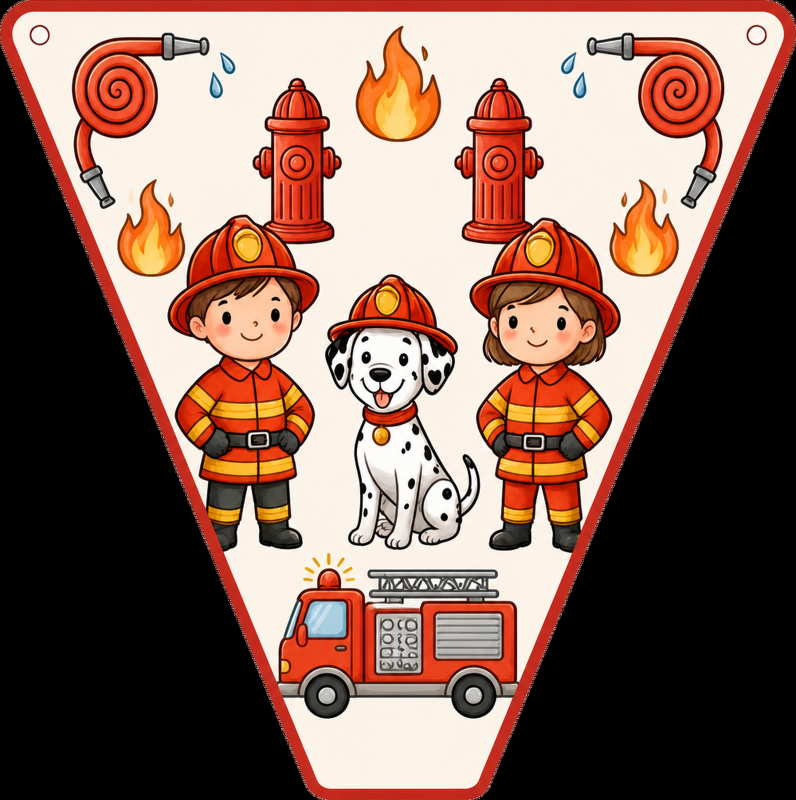
#> input picture temas/bomberos/extras/banderin.png, 2388 x 2400 px (shown at 1/3 size)
$ python -i generador.py   (imports and definitions only)
#> lines starting #> are read from the running program, lines starting #| are printed output that depends on the picture
### temas.py
#!/usr/bin/env python3
"""Carga de temáticas desde disco (temas/<id>/tema.json).
Convierte la config en specs que entiende el motor (generador.render)."""
import os, json, copy

BASEDIR = os.path.dirname(os.path.abspath(__file__))
TEMAS_DIR = os.path.join(BASEDIR, "temas")
CREAM = (244, 239, 230)

# [21 lines left out: functions _hex_to_rgb, list_temas, not called in this run]

# Extras que llevan texto personalizable (editable con el editor). Se inyectan como spec
# (campo "nombre" + layout_file) para reusar el editor genérico. Posición por defecto; el
# admin la ajusta y se guarda en temas/<tema>/layouts/<pieza>.json. El nombre del cliente
# se completa al customizar (tpl con {nombre}).
_EXTRAS_TEXTO = {
    "afiche":                  {"tpl": "FELIZ CUMPLE {nombre}",   "x": 0.5, "y": 0.86, "size": 120, "maxw": 0.58, "bg": "extras/afiche_{edad}.png",              "size_px": [1536, 2176]},
    "banderin":                {"tpl": "¡FELIZ CUMPLE {nombre}!", "x": 0.5, "y": 0.50, "size": 150, "maxw": 0.70, "bg": "extras/banderin.png",                   "size_px": [1024, 1024]},
    "cajita_sorpresa":         {"tpl": "FELIZ CUMPLE {nombre}",   "x": 0.5, "y": 0.50, "size": 130, "maxw": 0.70, "bg": "extras/cajita_sorpresa_{edad}.png",      "size_px": [1024, 1024]},
    "decoracion_sorbetes":     {"tpl": "{nombre}",                 "x": 0.5, "y": 0.50, "size": 130, "maxw": 0.55, "bg": "extras/decoracion_sorbetes_{edad}.png", "size_px": [1024, 1024]},
    # la tarjeta de agradecimiento lleva 3 líneas de texto apiladas (Pablo 9-jul-2026)
    "tarjetas_agradecimiento": {"bg": "extras/tarjetas_agradecimiento.png", "size_px": [1536, 2176],
        "campos": [
            # Las tres líneas vienen COMPLETAS por defecto, con el nombre del cliente en la
            # última. Antes las dos de abajo llegaban vacías, y el resultado era que la misma
            # pieza salía distinta según el tema: los nueve que tenían layout propio decían
            # "al cumple de <nombre>" y los otros tres sólo "¡Gracias por venir!" — la mitad
            # de la tarjeta en blanco, sin que eso lo hubiera decidido nadie.
            {"id": "texto1", "tpl": "¡Gracias por venir!", "x": 0.5, "y": 0.34, "size": 110, "maxw": 0.82},
            {"id": "texto2", "tpl": "al cumple de",         "x": 0.5, "y": 0.50, "size": 88,  "maxw": 0.82},
            {"id": "texto3", "tpl": "{nombre}",             "x": 0.5, "y": 0.64, "size": 88,  "maxw": 0.82},
        ]},
}

# [24 lines left out: function _inyectar_specs_texto, not called in this run]

def cargar_tema(tema_id):
    tdir = os.path.join(TEMAS_DIR, tema_id)
    cfg = json.load(open(os.path.join(tdir, "tema.json"), encoding="utf-8"))
    specs = {}
    for pieza, p in cfg.get("piezas", {}).items():
        spec = copy.deepcopy(p)
        spec["_dir"] = tdir
        spec.setdefault("bg", CREAM)
        spec["art"] = spec.get("art", [])
        for f in spec.get("text", []):
            if "color" in f:
                f["color"] = _hex_to_rgb(f["color"])
        specs[pieza] = spec
    _inyectar_specs_texto(specs, tdir)   # extras con texto editable
    return {"id": tema_id, "nombre": cfg.get("nombre", tema_id),
            "edades": cfg.get("edades", [1, 2, 3]), "specs": specs}

def existe(tema_id):
    return os.path.isfile(os.path.join(TEMAS_DIR, tema_id, "tema.json"))

### generador.py
#!/usr/bin/env python3
"""
Motor de personalizacion — Kit Safari "Un Anito Salvaje" (CT3D)
---------------------------------------------------------------
Toma una PLANTILLA (mapa de capas de arte + campos de texto con coordenadas)
y los DATOS del cliente, y produce la pieza personalizada lista para imprimir.

- Render server-side con Pillow (calidad imprenta 300 DPI).
- El mismo SPEC (coordenadas en fracciones) lo va a reusar el preview en vivo
  del front-end, asi la posicion en pantalla y en el PDF coinciden exacto.

Uso:
    python3 generador.py            # render de ejemplo (datos demo)
"""
import os, copy, json, re
from PIL import Image, ImageDraw, ImageFont

BASEDIR = os.path.dirname(os.path.abspath(__file__))
ASSETS = "/root/ct3d-personalizador/recortes"   # arte ya recortado (fondo limpio)
FONTS  = "/root/ct3d-personalizador/fonts"
OUT    = "/root/ct3d-personalizador/salida"

# ---- Paleta de marca ----
CREAM = (244, 239, 230)
BROWN = (111, 78, 55)
TERRA = (200, 103, 78)
OLIVE = (107, 122, 79)

DPI = 300
# 5 x 7 pulgadas a 300 DPI
W, H = 1500, 2100

# ----------------------------------------------------------------------------
# Las piezas (specs) se cargan desde la TEMÁTICA por defecto (temas/<id>/tema.json):
# cada spec trae sus campos de texto, su imagen de fondo por edad y su layout.
# El motor es genérico; la temática vive en disco (multi-temática).
# ----------------------------------------------------------------------------
import temas
import idioma
TEMA_DEFAULT = "safari"
# [1 line that did not run here, left out]
# [1 line that did not run here, left out]
# [1 line that did not run here, left out]
# [1 line that did not run here, left out]

# cache de specs por temática (la default ya está cargada)
# [1 line that did not run here, left out]
# [10 lines left out: function specs_de, not called in this run]

# ---- helpers de imagen ----
def crop_alpha(im):
    bb = im.getbbox()
    return im.crop(bb) if bb else im

# [11 lines left out: function place, not called in this run]

# ---- helpers de fuente ----
_font_cache = {}
# Poppins es estática: el grosor se logra cambiando de archivo
_POPPINS = {400: "Poppins-Regular.ttf", 500: "Poppins-Medium.ttf",
            600: "Poppins-SemiBold.ttf", 700: "Poppins-Bold.ttf"}

# Catálogo de tipografías que el cliente puede elegir (mini-editor). Cada entrada
# existe como .ttf en FONTS y se carga igual en el canvas (CSS family) y en
# Pillow (file). `kind`: display = títulos/nombre, body = datos.
FONTS_CATALOG = [
    {"file": "DancingScript-VF.ttf", "family": "DancingScript", "label": "Manuscrita", "kind": "display"},
    {"file": "Pacifico-Regular.ttf", "family": "Pacifico",      "label": "Cursiva",    "kind": "display"},
    {"file": "Fredoka-VF.ttf",       "family": "Fredoka",       "label": "Redondeada", "kind": "display"},
    {"file": "Baloo2-VF.ttf",        "family": "Baloo2",        "label": "Globo",      "kind": "display"},
    {"file": "Poppins-Medium.ttf",   "family": "Poppins",       "label": "Limpia",     "kind": "body"},
    {"file": "Nunito-VF.ttf",        "family": "Nunito",        "label": "Suave",      "kind": "body"},
    {"file": "LuckiestGuy.ttf",      "family": "LuckiestGuy",   "label": "Cartel",     "kind": "display"},
    {"file": "BreeSerif-Regular.ttf","family": "BreeSerif",     "label": "Cuento",     "kind": "display"},
    {"file": "Rye-Regular.ttf",      "family": "Rye",          "label": "Circo",      "kind": "display"},
    {"file": "Quicksand-VF.ttf",     "family": "Quicksand",    "label": "Redonda",    "kind": "body"},
    {"file": "Bungee-Regular.ttf",   "family": "Bungee",       "label": "Obra",       "kind": "display"},
    {"file": "Montserrat-VF.ttf",    "family": "Montserrat",   "label": "Moderna",    "kind": "body"},
    {"file": "Bangers-Regular.ttf",  "family": "Bangers",      "label": "Comic",      "kind": "display"},
]
_FONT_FILES = {f["file"] for f in FONTS_CATALOG}
_FILE_TO_FAMILY = {f["file"]: f["family"] for f in FONTS_CATALOG}

# [83 lines left out: functions _resolve_font_file, get_font, fit_font, draw_icon, not called in this run]

_ICON_KINDS = {"calendar", "calendar2", "clock", "clock2", "pin", "pin2"}
# catálogo para el editor del cliente (qué iconos ofrecer por dato)
ICONS_CATALOG = [
    {"kind": "calendar",  "para": "fecha", "label": "Calendario"},
    {"kind": "calendar2", "para": "fecha", "label": "Día"},
    {"kind": "clock",     "para": "hora",  "label": "Reloj"},
    {"kind": "clock2",    "para": "hora",  "label": "Despertador"},
    {"kind": "pin",       "para": "lugar", "label": "Ubicación"},
    {"kind": "pin2",      "para": "lugar", "label": "Casita"},
]
# [6 lines left out: function _hex_rgb, not called in this run]

class _SinDato(dict):
    """Un dict que, para la clave que no tiene, devuelve "" en vez de romper.

    Existe porque `"{fecha}".format(**data)` lanza `KeyError` cuando el dato no vino, y eso
    **tira la pieza entera**: no sale la invitación, no sale el kit. Se vio el 11-ago-2026
    generando el kit de safari con los mismos datos de muestra que usa el panel
    (`{"nombre", "edad", "anyo"}` — sin `fecha`): 13 piezas salieron y la invitación murió con
    `'fecha'`. O sea que la vista previa de la invitación en el dash venía rota por esto.

    Un campo sin dato tiene que salir VACÍO, no llevarse la pieza puesta: el resto del texto
    —el título, el nombre, la decoración— sigue siendo correcto y útil."""

    def __missing__(self, k):
        return ""


# [17 lines left out: function _field_text, not called in this run]

_CREAM = (248, 245, 239)
def _hex2rgb(c):
    c = str(c).lstrip("#")
    return tuple(int(c[i:i+2], 16) for i in (0, 2, 4))

# [71 lines left out: functions draw_slime, _leaf, draw_woodsign, _star, draw_circoplaca, not called in this run]

def _bolt(draw, x, y, r, color="#888888", dark="#2F2F2F"):
    draw.ellipse([x-r, y-r, x+r, y+r], fill=color, outline=dark, width=max(2, int(r*0.28)))
    draw.line([x-r*0.5, y, x+r*0.5, y], fill=dark, width=max(2, int(r*0.28)))   # ranura

# [38 lines left out: functions draw_obrasign, draw_splatter, _draw_multicolor, not called in this run]

def _bolt_shape(cx, cy, s):
    pts = [(0.18,-1.0),(-0.38,0.08),(0.02,0.08),(-0.28,1.0),(0.4,-0.12),(0.0,-0.12),(0.28,-1.0)]
    return [(cx+px*s, cy+py*s) for px,py in pts]

# [16 lines left out: function draw_heroshield, not called in this run]

# Decoraciones temáticas detrás del nombre (marco): el cliente las puede apagar
# desde el editor (override "marco": false) y se quitan todas de ese campo.
DECOR_KEYS = ("slime", "woodsign", "circoplaca", "obrasign", "heroshield",
              "splatter", "band")


# [124 lines left out: functions draw_text, draw_icon_group, _layout_path, _campo_nuevo, not called in this run]


# Piezas que NO llevan texto personalizado por default: el cliente no las edita y en el
# editor admin aparecen con "no corresponde" tildado. Pablo puede destildarlo por tema
# (al guardar queda la decisión explícita en el layout y ese default deja de aplicar).
_NO_CORRESPONDE_DEFAULT = {"banderin", "cajita_sorpresa", "decoracion_sorbetes"}

# [89 lines left out: functions _effective_texts, _safe_edad, bg_path_for, not called in this run]

def layout_file_path(pieza, tema=TEMA_DEFAULT):
    return _layout_path(specs_de(tema).get(pieza, SPEC))

# [34 lines left out: function layout_para_editor, not called in this run]

# ---- render principal ----
def render(data, spec=None):
    spec = spec or SPEC
    scale = spec.get("render_scale", 1.0)   # renderiza a mayor resolución sin cambiar el layout
    W, H = int(spec["size"][0] * scale), int(spec["size"][1] * scale)
    if spec.get("bgimage"):
        bdir = spec.get("_dir", BASEDIR)
        p = spec["bgimage"]
        if "{edad}" in p:                       # fondo según la edad elegida
            edad = _safe_edad(data.get("edad", "1"))
            cand = p.format(edad=edad)
            full = cand if os.path.isabs(cand) else os.path.join(bdir, cand)
            p = cand if os.path.exists(full) else p.format(edad="1")  # fallback a 1
        if not os.path.isabs(p):
            p = os.path.join(bdir, p)
        base = Image.open(p).convert("RGBA")
        if base.size != (W, H):
            base = base.resize((W, H), Image.LANCZOS)
    else:
        base = Image.new("RGBA", (W, H), spec["bg"] + (255,))
    for layer in spec["art"]:
        im = Image.open(os.path.join(ASSETS, layer["file"]))
        place(base, im, layer["anchor"], layer["x"], layer["y"], layer["w"], W, H)
    draw = ImageDraw.Draw(base)
    texts = _effective_texts(spec, edad=data.get("edad"))
    # campo que "adopta" la posición/config de otro cuando ese otro está vacío
    byid = {f["id"]: f for f in texts}
    for f in texts:
        src = f.get("adopts_if_empty")
        if src and src in byid and not str(data.get(src, "")).strip():
            for k in ("x", "y", "size", "maxw", "wght", "anchor"):
                if k in byid[src]:
                    f[k] = byid[src][k]
    # overrides del cliente (mini-editor):
    #   data["_over"][campo] = {x,y,size,maxw,wght,font,color,icon,hidden,text}
    # se mezclan sobre tu layout. La tipografía/iconos se validan contra el catálogo.
    over = data.get("_over") or {}
    if over:
        for f in texts:
            o = over.get(f["id"]) or {}
            for k in ("x", "y", "size", "maxw", "wght"):
                if k in o:
                    try: f[k] = float(o[k])
                    except (TypeError, ValueError): pass
            fn = o.get("font")
            if fn in _FONT_FILES:          # solo fuentes del catálogo (existen como .ttf)
                f["font"] = fn
            if "color" in o:
                c = _hex_rgb(o["color"])
                if c: f["color"] = c
            if "icon" in o:                # icono junto al dato, o ninguno
                f["icon"] = o["icon"] if o["icon"] in _ICON_KINDS else None
            if "text" in o and isinstance(o["text"], str):
                f["_text"] = o["text"]
            a = o.get("anchor")
            if isinstance(a, str) and len(a) == 2 and a[0] in "lmr" and a[1] in "tmb":
                f["anchor"] = a
            if o.get("hidden"):            # el cliente decidió no incluir este dato
                f["_hidden"] = True
            if o.get("marco") is False:    # el cliente apagó el marco decorativo del nombre
                for dk in DECOR_KEYS:
                    f.pop(dk, None)
    if scale != 1.0:                        # escala los tamaños de fuente junto con el canvas
        for f in texts:
            f["size"] = f["size"] * scale
    texts = [f for f in texts if not f.get("_hidden")]   # ocultos: no se dibujan
    group = [f for f in texts if f.get("icongroup")]
    solo = [f for f in texts if not f.get("icongroup")]
    for field in solo:                          # 1ª pasada: todos los marcos, detrás de todo
        draw_text(draw, field, data, W, H, stage="back")
    for field in solo:                          # 2ª pasada: todos los textos, siempre arriba
        draw_text(draw, field, data, W, H, stage="front")
    if group:
        draw_icon_group(draw, group, data, W, H)
    return base.convert("RGB")

# [16 lines not run here, left out]

>>> import cv2
>>> picture = cv2.imread('temas/bomberos/extras/banderin.png', cv2.IMREAD_GRAYSCALE)
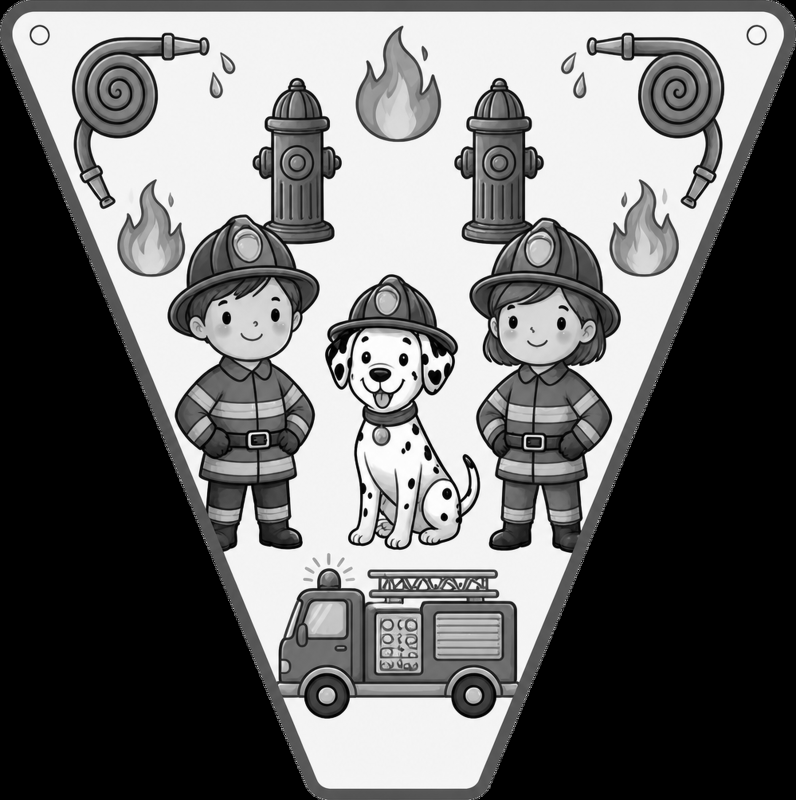
#> picture: shape (2400, 2388) (shown at 1/3 size); min 0, max 255, mean 110
#> (the run stopped early here; a loop or call above may not have finished)

$ run again, on temas/bomberos/extras/afiche_4.png
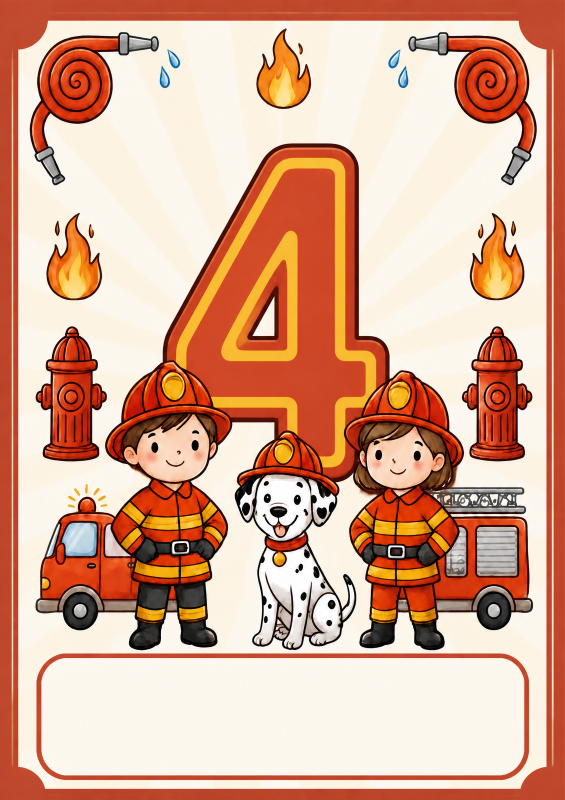
#> input picture temas/bomberos/extras/afiche_4.png, 1694 x 2400 px (shown at 1/3 size)
#> `picture = cv2.imread('temas/bomberos/extras/banderin.png', cv2.IMREAD_..`:
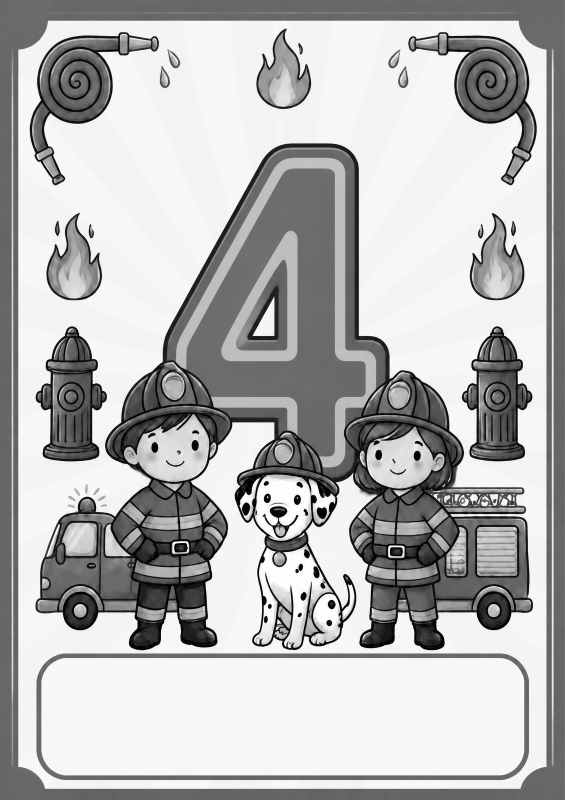
#> picture: shape (2400, 1694) (shown at 1/3 size); min 0, max 255, mean 181.1
